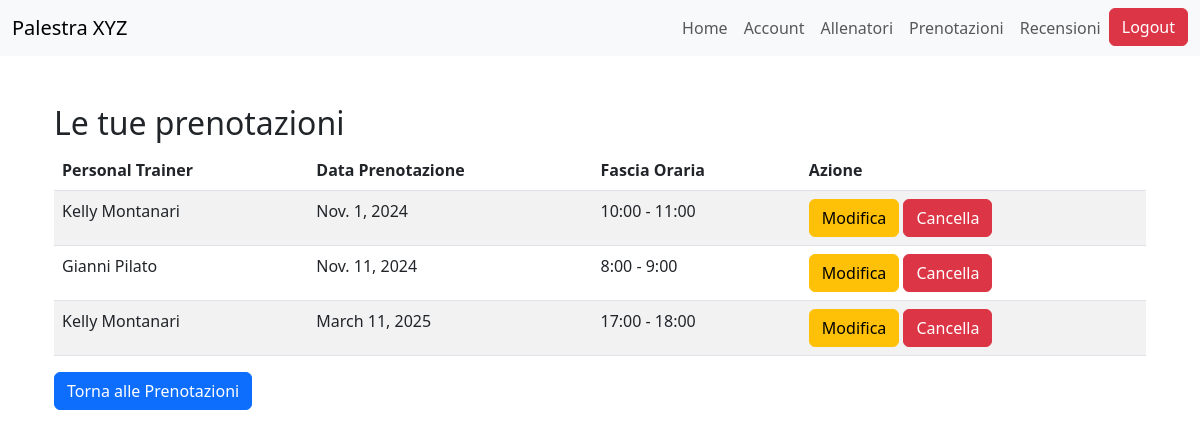
Before: /bookings/modifica/ (signed in) with the older database file.
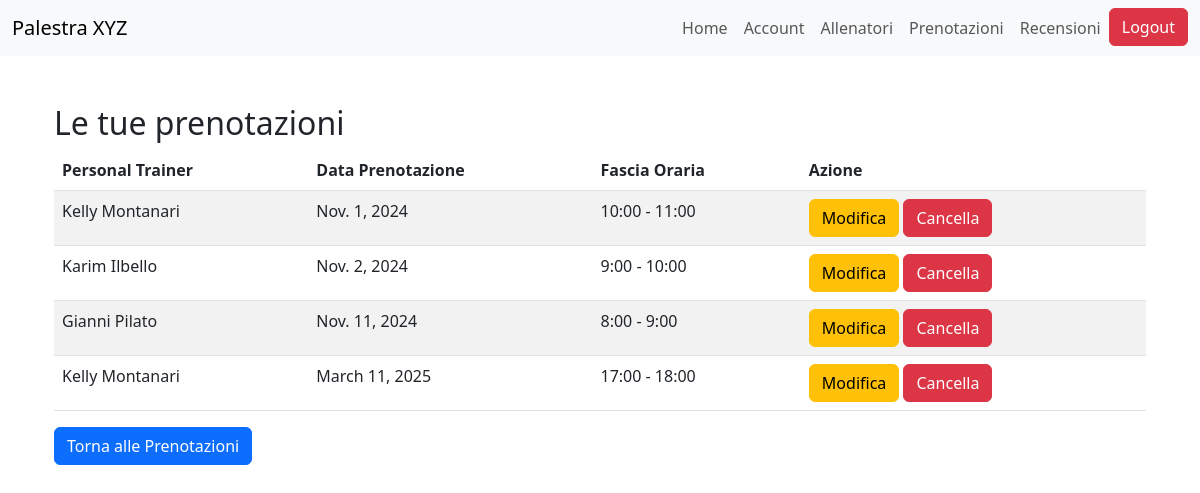
After: the same page with the newer database file.
### bookings/models.py (models this page shows, shortened)
class Prenotazione(models.Model):
    registrato_utente = models.ForeignKey(RegistratoUtente, on_delete=models.CASCADE)
    personal_trainer = models.ForeignKey(PersonalTrainer, on_delete=models.CASCADE)
    richieste_specifiche = models.TextField(max_length=500, blank=True, null=True)
    ORARI_FASCIA = [
        (8, '8:00 - 9:00'),
        (9, '9:00 - 10:00'),
        (10, '10:00 - 11:00'),
        (11, '11:00 - 12:00'),
        (12, '12:00 - 13:00'),
        (13, '13:00 - 14:00'),
        (14, '14:00 - 15:00'),
        (15, '15:00 - 16:00'),
        (16, '16:00 - 17:00'),
        (17, '17:00 - 18:00'),
        (18, '18:00 - 19:00'),
    ]
    fascia_oraria = models.IntegerField(choices=ORARI_FASCIA)
    data_prenotazione = models.DateField()
    class Meta:
        unique_together = ('personal_trainer', 'fascia_oraria', 'data_prenotazione')
        verbose_name_plural = "Prenotazioni"

### trainers/models.py (models this page shows, shortened)
class PersonalTrainer(models.Model):
    user = models.OneToOneField(User, on_delete=models.CASCADE)
    nome = models.CharField(max_length=100)
    cognome = models.CharField(max_length=100)
    data_di_nascita = models.DateField()
    bio = models.TextField(max_length=500)
    SCELTA_PREFERENZE = [
        ("BB", "BodyBuilding"),
        ("PL", "PowerLifting"),
        ("CL", "Calisthenics"),
        ("ST", "StrongMen"),
        ("YG", "Yoga"),
        ("PS", "Pilates"),
        ("AR", "Aerobico")
    ]
    preferenze = models.CharField(max_length=2, choices=SCELTA_PREFERENZE)
    immagine_profilo = models.ImageField(upload_to=foto_profilo_upload_path, blank=True, null=True)
    competenze = models.TextField(max_length=500, default='Nessuna competenza')
    class Meta:
        verbose_name = "Personal Trainer"
        verbose_name_plural = "Personal Trainers"

### bookings/views.py (the view)
# urls.py: path('modifica/', modifica_prenotazioni, name='modifica_prenotazioni'),
@login_required
def modifica_prenotazioni(request):
    prenotazioni = Prenotazione.objects.filter(registrato_utente__user=request.user).order_by('data_prenotazione', 'fascia_oraria')
    return render(request, 'bookings/modifica_prenotazioni.html', {'prenotazioni': prenotazioni})

### bookings/templates/bookings/modifica_prenotazioni.html
{% extends 'base.html' %}
{% block content %}
  <div class="container mt-5">
    <h2>Le tue prenotazioni</h2>
    {% if prenotazioni %}
      <table class="table table-striped">
        <thead>
          <tr>
            <th>Personal Trainer</th>
            <th>Data Prenotazione</th>
            <th>Fascia Oraria</th>
            <th>Azione</th>
          </tr>
        </thead>
        <tbody>
          {% for prenotazione in prenotazioni %}
            <tr>
              <td>{{ prenotazione.personal_trainer.nome }} {{ prenotazione.personal_trainer.cognome }}</td>
              <td>{{ prenotazione.data_prenotazione }}</td>
              <td>{{ prenotazione.get_fascia_oraria_display }}</td>
              <td>
                  <a href="{% url 'bookings:prenotazione_update' prenotazione.pk %}" class="btn btn-warning">Modifica</a>
                  <a href="{% url 'bookings:prenotazione_delete' prenotazione.pk %}" class="btn btn-danger">Cancella</a>
              </td>
            </tr>
          {% endfor %}
        </tbody>
      </table>
    {% else %}
      <p>Non hai prenotazioni attive.</p>
    {% endif %}
    <a href="{% url 'bookings:home_page' %}" class="btn btn-primary">Torna alle Prenotazioni</a>
  </div>
{% endblock %}

Changed rows visible on the page:
added Prenotazione: personal_trainer.nome "Karim", personal_trainer.cognome "Ilbello", data_prenotazione "Nov. 2, 2024", fascia_oraria "9:00 - 10:00"
